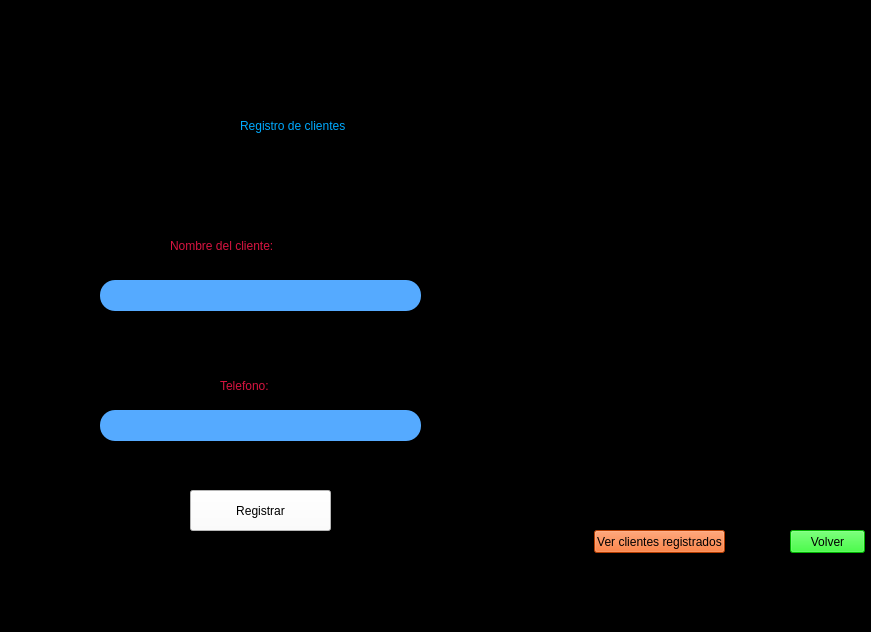
<?xml version="1.0" encoding="UTF-8"?>
<ui version="4.0">
 <class>MainWindow</class>
 <widget class="QMainWindow" name="MainWindow">
  <property name="geometry">
   <rect>
    <x>0</x>
    <y>0</y>
    <width>871</width>
    <height>632</height>
   </rect>
  </property>
  <property name="windowTitle">
   <string>MainWindow</string>
  </property>
  <property name="styleSheet">
   <string notr="true">background-color: rgb(0, 0, 0);</string>
  </property>
  <widget class="QWidget" name="centralwidget">
   <widget class="QLabel" name="label">
    <property name="geometry">
     <rect>
      <x>0</x>
      <y>0</y>
      <width>221</width>
      <height>91</height>
     </rect>
    </property>
    <property name="text">
     <string/>
    </property>
    <property name="pixmap">
     <pixmap>logo.png</pixmap>
    </property>
   </widget>
   <widget class="QLabel" name="label_2">
    <property name="geometry">
     <rect>
      <x>240</x>
      <y>90</y>
      <width>421</width>
      <height>71</height>
     </rect>
    </property>
    <property name="styleSheet">
     <string notr="true">color: rgb(0, 170, 255);
font: 75 28pt &quot;MS Shell Dlg 2&quot;;
font: 36pt &quot;MS Shell Dlg 2&quot;;</string>
    </property>
    <property name="text">
     <string>Registro de clientes</string>
    </property>
   </widget>
   <widget class="QLabel" name="label_3">
    <property name="geometry">
     <rect>
      <x>530</x>
      <y>200</y>
      <width>331</width>
      <height>281</height>
     </rect>
    </property>
    <property name="text">
     <string/>
    </property>
    <property name="pixmap">
     <pixmap>silueta.png</pixmap>
    </property>
   </widget>
   <widget class="QLabel" name="label_4">
    <property name="geometry">
     <rect>
      <x>170</x>
      <y>230</y>
      <width>191</width>
      <height>31</height>
     </rect>
    </property>
    <property name="styleSheet">
     <string notr="true">color: rgb(215, 20, 64);
font: 16pt &quot;MS Shell Dlg 2&quot;;</string>
    </property>
    <property name="text">
     <string>Nombre del cliente:</string>
    </property>
   </widget>
   <widget class="QLineEdit" name="lineEdit">
    <property name="geometry">
     <rect>
      <x>100</x>
      <y>280</y>
      <width>321</width>
      <height>31</height>
     </rect>
    </property>
    <property name="styleSheet">
     <string notr="true">background-color: rgb(85, 170, 255);
border-radius:15px
</string>
    </property>
    <property name="text">
     <string/>
    </property>
   </widget>
   <widget class="QLabel" name="label_5">
    <property name="geometry">
     <rect>
      <x>100</x>
      <y>330</y>
      <width>321</width>
      <height>21</height>
     </rect>
    </property>
    <property name="styleSheet">
     <string notr="true">color: rgb(255, 0, 0);</string>
    </property>
    <property name="text">
     <string/>
    </property>
   </widget>
   <widget class="QLabel" name="label_6">
    <property name="geometry">
     <rect>
      <x>220</x>
      <y>370</y>
      <width>91</width>
      <height>31</height>
     </rect>
    </property>
    <property name="styleSheet">
     <string notr="true">color: rgb(215, 20, 64);
font: 16pt &quot;MS Shell Dlg 2&quot;;</string>
    </property>
    <property name="text">
     <string>Telefono:</string>
    </property>
   </widget>
   <widget class="QLineEdit" name="lineEdit_2">
    <property name="geometry">
     <rect>
      <x>100</x>
      <y>410</y>
      <width>321</width>
      <height>31</height>
     </rect>
    </property>
    <property name="styleSheet">
     <string notr="true">background-color: rgb(85, 170, 255);
border-radius:15px
</string>
    </property>
    <property name="text">
     <string/>
    </property>
   </widget>
   <widget class="QLabel" name="label_7">
    <property name="geometry">
     <rect>
      <x>110</x>
      <y>450</y>
      <width>311</width>
      <height>21</height>
     </rect>
    </property>
    <property name="styleSheet">
     <string notr="true">color: rgb(255, 0, 0);</string>
    </property>
    <property name="text">
     <string/>
    </property>
   </widget>
   <widget class="QPushButton" name="registrar">
    <property name="geometry">
     <rect>
      <x>190</x>
      <y>490</y>
      <width>141</width>
      <height>41</height>
     </rect>
    </property>
    <property name="styleSheet">
     <string notr="true">background-color: rgb(255, 255, 255);</string>
    </property>
    <property name="text">
     <string>Registrar</string>
    </property>
   </widget>
   <widget class="QPushButton" name="volver">
    <property name="geometry">
     <rect>
      <x>790</x>
      <y>530</y>
      <width>75</width>
      <height>23</height>
     </rect>
    </property>
    <property name="styleSheet">
     <string notr="true">background-color: rgb(0, 255, 0);</string>
    </property>
    <property name="text">
     <string>Volver</string>
    </property>
   </widget>
   <widget class="QLabel" name="label_8">
    <property name="geometry">
     <rect>
      <x>70</x>
      <y>540</y>
      <width>371</width>
      <height>21</height>
     </rect>
    </property>
    <property name="styleSheet">
     <string notr="true">color: rgb(255, 0, 255);</string>
    </property>
    <property name="text">
     <string/>
    </property>
   </widget>
   <widget class="QPushButton" name="ver_clientes_registrados">
    <property name="geometry">
     <rect>
      <x>594</x>
      <y>530</y>
      <width>131</width>
      <height>23</height>
     </rect>
    </property>
    <property name="styleSheet">
     <string notr="true">background-color: rgb(0, 255, 0);
background-color: rgb(255, 85, 0);</string>
    </property>
    <property name="text">
     <string>Ver clientes registrados</string>
    </property>
   </widget>
  </widget>
  <widget class="QStatusBar" name="statusbar"/>
 </widget>
 <resources/>
 <connections/>
</ui>
